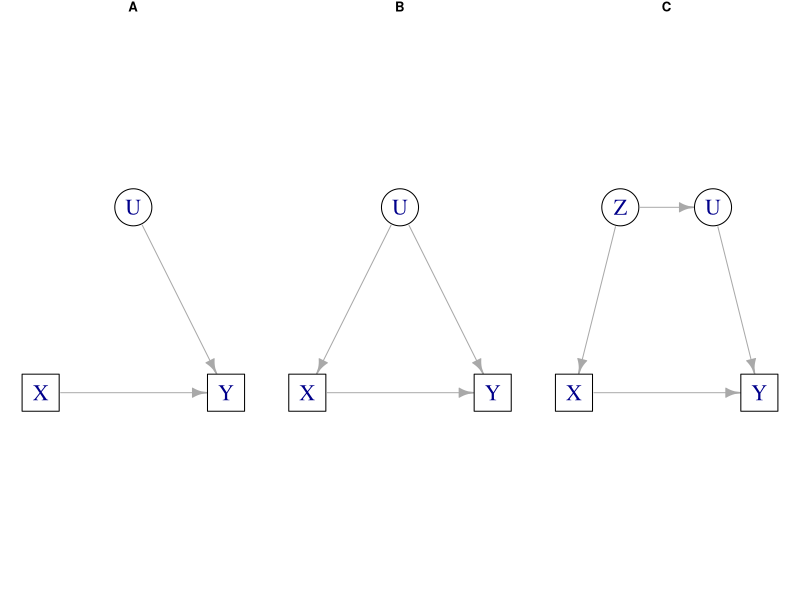

Write R code to recreate this figure.
library(igraph)

# Function to create a graph and plot it
plot_graph <- function(edges, vertex_shapes, vertex_labels, layout, title) {
  g <- graph(edges, directed = TRUE)
  
  V(g)$shape <- vertex_shapes
  V(g)$label <- vertex_labels
  V(g)$size <- 40
  V(g)$color <- "white"
  V(g)$frame.color <- "black"
  E(g)$arrow.size <- 0.75
  
  plot(g, layout = layout, main = title, vertex.label.cex = 2.0)
}

# Set up the plotting area for 3 plots
par(mfrow = c(1, 3), mar = c(1, 1, 1, 1))

# Graph 1
edges1 <- c("X", "Y", "U", "Y")
vertex_shapes1 <- c("square", "square", "circle")
vertex_labels1 <- c("X", "Y", "U")
layout1 <- matrix(c(0, 0, 1, 0, 0.5, 1), ncol = 2, byrow = TRUE)
plot_graph(edges1, vertex_shapes1, vertex_labels1, layout1, "A")

# Graph 2
edges2 <- c("X", "Y", "U", "X", "U", "Y")
vertex_shapes2 <- c("square", "square", "circle")
vertex_labels2 <- c("X", "Y", "U")
layout2 <- matrix(c(0, 0, 1, 0, 0.5, 1), ncol = 2, byrow = TRUE)
plot_graph(edges2, vertex_shapes2, vertex_labels2, layout2, "B")

# Graph 3
edges3 <- c("X", "Y", "U", "Y", "Z", "X", "Z", "U")
vertex_shapes3 <- c("square", "square", "circle", "circle")
vertex_labels3 <- c("X", "Y", "U", "Z")
layout3 <- matrix(c(0, 0, 1, 0, 0.75, 1, 0.25, 1), ncol = 2, byrow = TRUE)
plot_graph(edges3, vertex_shapes3, vertex_labels3, layout3, "C")

